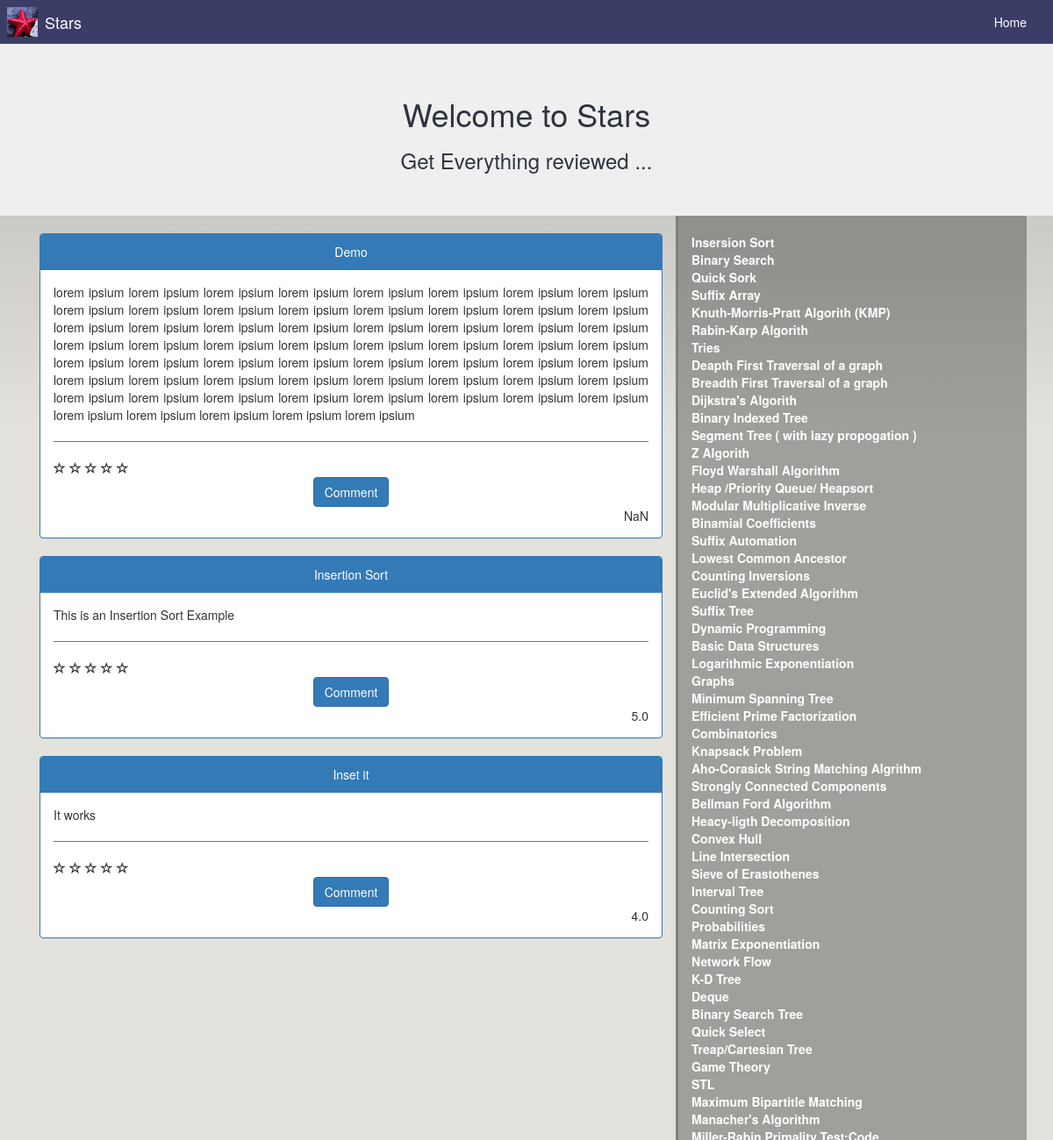
Before: / (upper part) with the older database file.
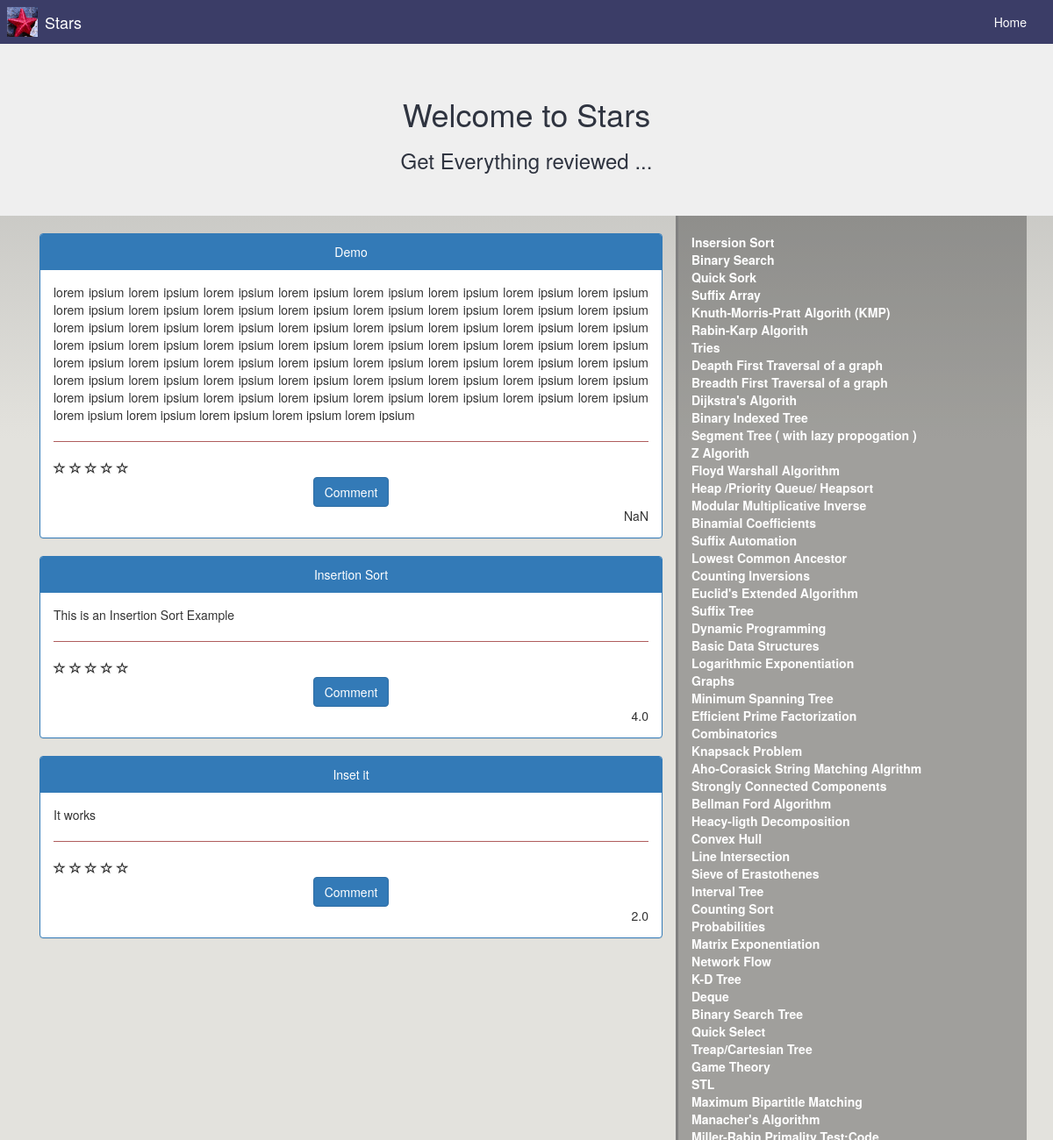
After: the same page with the newer database file.
### review/models.py (models this page shows, shortened)
class Object(models.Model):
    title       = models.CharField(max_length=220)
    struct      = models.ForeignKey('Struct', null=True, blank=True, on_delete=models.CASCADE)
    body        = models.TextField()
    stars       = models.CharField(max_length=220, default=0)    # FROM 0 TO 5 (CAN BE DECIMAL)
    no_users    = models.IntegerField(default=0)

### review/views.py (the view)
# urls.py: 2. Add a URL to urlpatterns:  url(r'^$', views.home, name='home')
def home(request):
    x_forwarded_for = request.META.get('HTTP_X_FORWARDED_FOR')
    if x_forwarded_for:
        ip = x_forwarded_for.split(',')[0]
    else:
        ip = request.META.get('REMOTE_ADDR')
    if 'user' in request.COOKIES:       # check if user has the cookie available
        user_id = request.COOKIES['user'] # extract user id from the cookie dictionary
    else:
        user = User(name=ip)
        user.save()    # create a new user
        user_id = user.id         # get the id of the user
    objects = Object.objects.all() # all the objects stored in the database
    context = {
        'objects' : objects,
    }
    response = render(request, 'review/index.html', context)
    set_cookie(response, 'user', user_id,10000)
    return response

### review/helper.py (called while the page is built)
def set_cookie(response, key, value, days_expire = 7):
    if days_expire is None:
        max_age = 365 * 24 * 60 * 60  #one year
    else:
        max_age = days_expire * 24 * 60 * 60
    expires = datetime.datetime.strftime(datetime.datetime.utcnow() + datetime.timedelta(seconds=max_age), "%a, %d-%b-%Y %H:%M:%S GMT")
    response.set_cookie(key, value, max_age=max_age, expires=expires, domain=settings.SESSION_COOKIE_DOMAIN, secure=settings.SESSION_COOKIE_SECURE or None)

### review/templates/review/index.html (shortened to what this page needs)
<!DOCTYPE html>
<html lang="en">
  <head>
    <link href="/static/css/bootstrap.min.css" rel="stylesheet">
    <link rel="stylesheet" href="static/css/base.css">
  </head>
  <body>
<header>
      <nav class="navbar navbar-default">
        <div class="container-fluid">
           <div class="navbar-header">
           <a class="navbar-brand brandicon" href=""><img title="Stars" alt="Brand" src="/static/images/brandicon.png"></a>
           <a class="navbar-brand" href="">Stars</a>
         </div>
          <div class="collapse navbar-collapse" id="bs-example-navbar-collapse-1">
              <ul class="nav navbar-nav navbar-right">
                  <li class="active"><a href="{% url "home" %}">Home<span class="sr-only">(current)</span></a></li>
              </ul>
          </div>
        </div>
      </nav>
    <div class="hero pad">
      <div class="container">
        <div class="row">
          <div class="col-md-12 text-center">
            <h1 class="page-title entry-title">Welcome to Stars</h1>
            <h3 class="page-sub-title">Get Everything reviewed ...</h3>
          </div>
        </div>
      </div>
    </div>
</header>
<div class="container" style="margin:auto">
  <div class="container pull-left content">
    <div class="text-justify row" id="post">
    {% for obj in objects %}
      <div class="inside-content col-md-12">
        <div class="panel panel-primary">
          <div class="text-center panel-heading">{{ obj.title }}</div>
          <div class="panel-body">
            {{ obj.body }}
            <hr>
              <span  onclick="rate(1, {{ obj.id }}, this)" class="glyphicon glyphicon-star-empty 1" aria-hidden="true"></span>
              <span  onclick="rate(2, {{ obj.id }}, this)" class="glyphicon glyphicon-star-empty 2" aria-hidden="true"></span>
              <span  onclick="rate(3, {{ obj.id }}, this)" class="glyphicon glyphicon-star-empty 3" aria-hidden="true"></span>
              <span  onclick="rate(4, {{ obj.id }}, this)" class="glyphicon glyphicon-star-empty 4" aria-hidden="true"></span>
              <span  onclick="rate(5, {{ obj.id }}, this)" class="glyphicon glyphicon-star-empty 5" aria-hidden="true"></span>
              <button onclick="show_comment(this)" class="btn btn-primary comment-btn">Comment</button>
              <span id="stars" class="stars">{{ obj.stars }}</span>
          </div>
        </div>
      </div>
      {% endfor %}
    </div>
</div>
  <div style="padding-top:20px" class="container pull-right sidebar">
    <a id="InSort"><b>Insersion Sort</b></a><br>
    <a href=""><b>Binary Search</b><br></a>
    <a href=""><b>Quick Sork</b><br></a>
    <a href=""><b>Suffix Array</b><br></a>
    <a href=""><b>Knuth-Morris-Pratt Algorith (KMP)</b><br></a>
    <a href=""><b>Rabin-Karp Algorith</b><br></a>
    <a href=""><b>Tries</b><br></a>
    <a href=""><b>Deapth First Traversal of a graph</b><br></a>
    <a href=""><b>Breadth First Traversal of a graph</b><br></a>
    <a href=""><b>Dijkstra's Algorith</b><br></a>
    <a href=""><b>Binary Indexed Tree</b><br></a>
    <a href=""><b>Segment Tree ( with lazy propogation )</b><br></a>
    <a href=""><b>Z Algorith</b><br></a>
    <a href=""><b>Floyd Warshall Algorithm</b><br></a>
    <a href=""><b>Heap /Priority Queue/ Heapsort</b><br></a>
    <a href=""><b>Modular Multiplicative Inverse</b><br></a>
    <a href=""><b>Binamial Coefficients</b><br></a>
    <a href=""><b>Suffix Automation</b><br></a>
    <a href=""><b>Lowest Common Ancestor</b><br></a>
    <a href=""><b>Counting Inversions</b><br></a>
    <a href=""><b>Euclid's Extended Algorithm</b><br></a>
    <a href=""><b>Suffix Tree</b><br></a>
    <a href=""><b>Dynamic Programming</b><br></a>
    <a href=""><b>Basic Data Structures</b><br></a>
    <a href=""><b>Logarithmic Exponentiation</b><br></a>
    <a href=""><b>Graphs</b><br></a>
    <a href=""><b>Minimum Spanning Tree</b><br></a>
    <a href=""><b>Efficient Prime Factorization</b><br></a>
    <a href=""><b>Combinatorics</b><br></a>
    <a href=""><b>Knapsack Problem</b><br></a>
    <a href=""><b>Aho-Corasick String Matching Algrithm</b><br></a>
    <a href=""><b>Strongly Connected Components</b><br></a>
    <a href=""><b>Bellman Ford Algorithm</b><br></a>
    <a href=""><b>Heacy-ligth Decomposition</b><br></a>
    <a href=""><b>Convex Hull</b><br></a>
    <a href=""><b>Line Intersection</b><br></a>
    <a href=""><b>Sieve of Erastothenes</b><br></a>
    <a href=""><b>Interval Tree</b><br></a>
    <a href=""><b>Counting Sort</b><br></a>
    <a href=""><b>Probabilities</b><br></a>
    <a href=""><b>Matrix Exponentiation</b><br></a>
    <a href=""><b>Network Flow</b><br></a>
    <a href=""><b>K-D Tree</b><br></a>
    <a href=""><b>Deque</b><br></a>
    <a href=""><b>Binary Search Tree</b><br></a>
    <a href=""><b>Quick Select</b><br></a>
    <a href=""><b>Treap/Cartesian Tree</b><br></a>
    <a href=""><b>Game Theory</b><br></a>
    <a href=""><b>STL</b><br></a>
    <a href=""><b>Maximum Bipartitle Matching</b><br></a>
    <a href=""><b>Manacher's Algorithm</b><br></a>
    <a href=""><b>Miller-Rabin Primality Test:Code</b><br></a>
</div>
</div>
  </body>
</html>

### review/static/css/base.css (style rules this page uses)
.navbar-default { background-color: rgb(59, 61, 103); margin:0px; border:0px; border-radius: 0px; }
.navbar-default .navbar-nav>.active>a, .navbar-default .navbar-nav>.active>a:hover, .navbar-default .navbar-nav>.active>a:focus { color: white; background-color: transparent; text-align: center; }
.brandicon { padding:8px; }
.navbar-default .navbar-brand { color: white; }
.hero { background: #efefef; color: #2f3440; }
.pad { padding-top: 40px; padding-bottom: 40px; }
#stars { float:right; }
.content { margin-top:20px; width:740px; max-width: 740px; }
hr { border-color:#af5d5d; }
.sidebar { width:400px; max-width:400px; height:2000px; border: solid 3px grey; border-top:0px; border-bottom: 0px; border-right: 0px; color:white; background-color: rgba(5,5,5,0.3); }
body { background: -webkit-linear-gradient(top, #b3b3b0 0%, #e3e2dd 500px); }
.sidebar>a { cursor:pointer; color:white; }
.comment-btn { display:block; margin-left:auto; margin-right:auto; }
.panel { margin-bottom: 0px; }
.inside-content { margin-bottom:20px; }

Changed rows visible on the page:
changed Object "Insertion Sort": stars "5.0" → "4.0"
changed Object "Inset it": stars "4.0" → "2.0"
